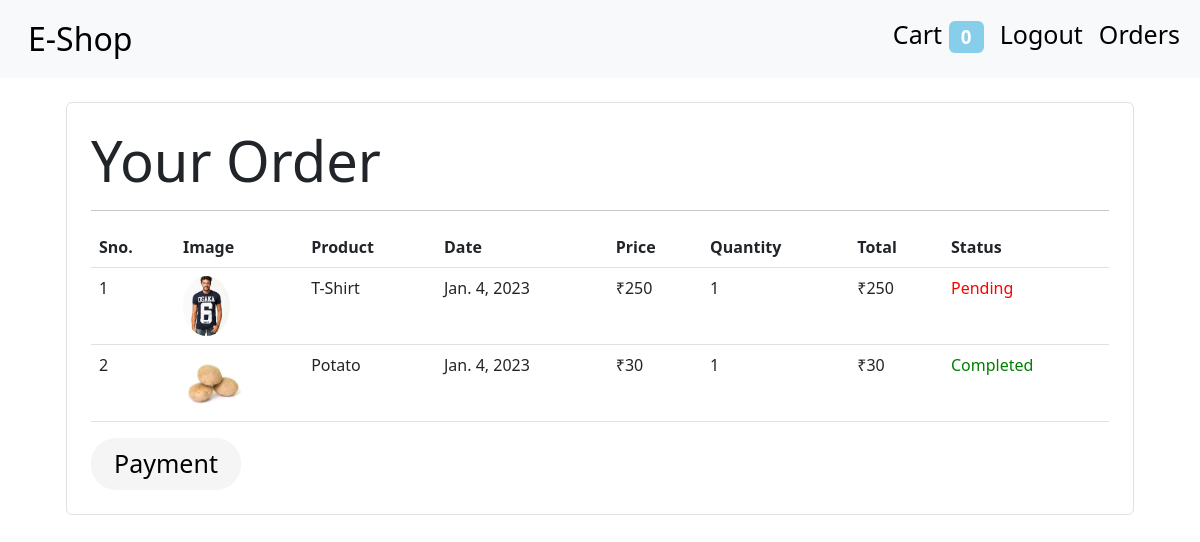
The page /order (signed in) on the database as committed earlier.
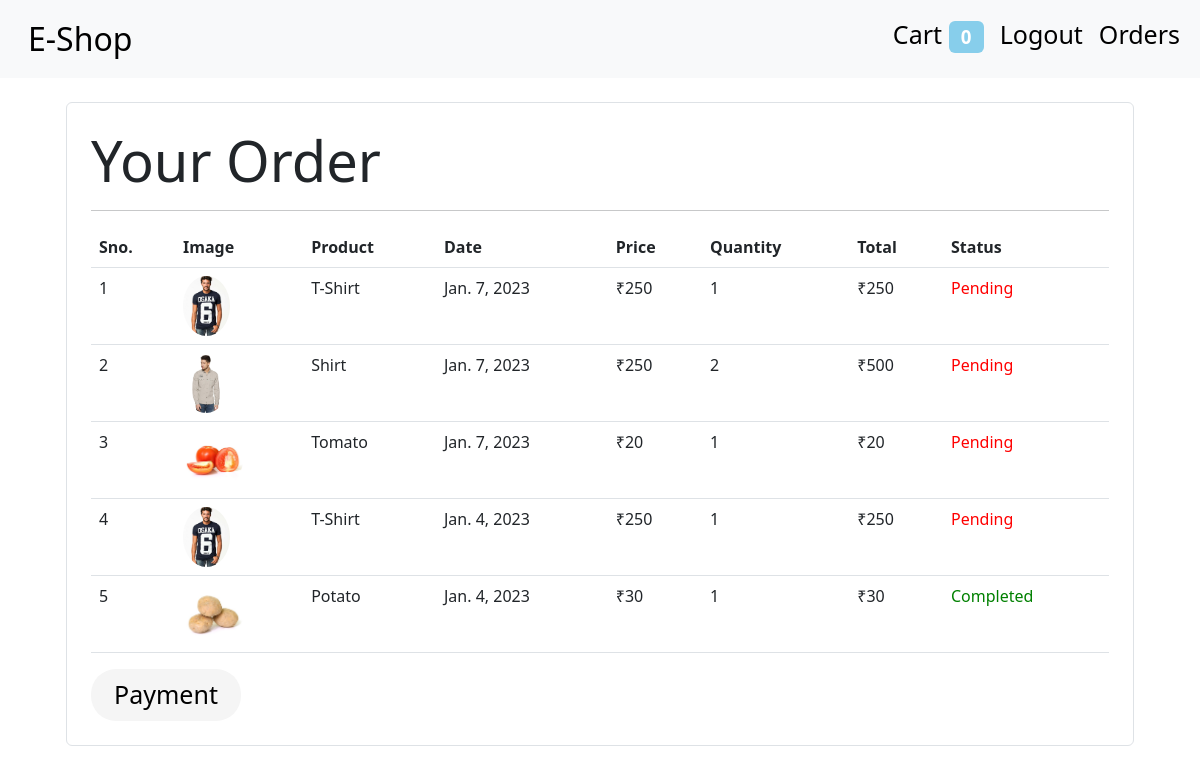
The same page on the database as committed later.
### App/models.py (models this page shows, shortened)
class Order(models.Model):
    product = models.ForeignKey(Product,on_delete=models.CASCADE)
    customer = models.ForeignKey(Customer,on_delete=models.CASCADE)
    quantity = models.IntegerField(default=1)
    price = models.IntegerField()
    address = models.CharField(max_length=50,default='',blank=True)
    phone = models.CharField(max_length=10,default='')
    date = models.DateField(default=datetime.datetime.today)
    status = models.BooleanField(default=False)
    @staticmethod
    def get_orders_by_customer(customer_id):
        return Order.objects.filter(customer = customer_id).order_by('-date')

class Product(models.Model):
    name = models.CharField(max_length=50)
    price = models.IntegerField(default=0)
    cateogry = models.ForeignKey(Cateogry, on_delete=models.CASCADE,default=1)
    description = models.CharField(max_length=200,default='',)
    image = models.ImageField(upload_to = 'products/')

### App/middleware/auth.py (the view)
    def middleware(request):
        print(request.session.get('customer'))
        returnUrl = request.META['PATH_INFO']
        print(request.META['PATH_INFO'])
        if not request.session.get('customer'):
            return redirect(f'login?return_url={returnUrl}')
        response = get_response(request)
        return response

### App/templatetags/filter.py (called while the page is built)
@register.filter(name='currency')
def currency(number):
    return "₹"+str(number)

@register.filter(name='multiply')
def multiply(number , number1):
    return number * number1

### App/views.py (called while the page is built)
    def get(self,request):
        customer = request.session.get('customer')
        orders = Order.get_orders_by_customer(customer)
        print(orders)
        return render(request,'order.html',{'orders' : orders})

### Template/order.html (shortened to what this page needs)
{% include 'base.html' %}
{% block content %}
{% load cart %}
{% load filter %}
<div class="container ">
    <div class="border rounded p-4 m-4">
        <h1 class="display-4 ">Your Order</h1>
        <hr>
        <table class="table">
            <thead>
                <tr>
                    <th>Sno.</th>
                    <th>Image</th>
                    <th>Product</th>
                    <th>Date</th>
                    <th>Price</th>
                    <th>Quantity</th>
                    <th>Total</th>
                    <th>Status</th>
                </tr>
            </thead>
            <tbody>
                {% for order in orders %}
                <tr>
                    <td>{{forloop.counter}}</td>
                    <td><img style="height: 60px;" class="rounded-circle" src="{{order.product.image.url}}" alt=""></td>
                    <td>{{order.product.name}}</td>
                    <td>{{order.date}}</td>
                    <td>{{order.price|currency}}</td>
                    <td>{{order.quantity}}</td>
                    <td>{{order.quantity|multiply:order.price|currency}}</td>
                    {% if order.status %}
                    <td style="color: green;">Completed</td>
                    {%else%}
                    <td style="color: red;">Pending</td>
                    {% endif %}
                </tr>
                {% endfor %}
            </tbody>
        </table>
            <div class="modal-container">
                <a href="/pay">
                    <label for="modal-toggle" class="modal-btn">Payment</label>
                </a>
            </div>
    </div>
</div>
{% endblock %}

### Template/base.html (shortened to what this page needs)
<!doctype html>
<html lang="en">
<head>
    <link rel="stylesheet" href="https://cdn.jsdelivr.net/npm/bootstrap@5.3.0-alpha1/dist/css/bootstrap.rtl.min.css"
>
</head>
<body>
    <nav class="navbar navbar-expand-lg bg-light">
        <div class="container-fluid">
            <a class="navbar-brand" style="font-size: 32px;" href="/">E-Shop</a>
            <div class="collapse navbar-collapse" id="navbarSupportedContent">
                <ul class="navbar-nav me-auto mb-5 mb-lg-2">
                    <li class="nav-item">
                        <a class="nav-link active" style="font-size: 25px;" href="/cart">Cart
                        <span class="badge badge-info" style="background-color: skyblue;">{{request.session.cart.keys|length}}</span></a>
                    </li>
                    {% if request.session.customer %}
                    <li class="nav-item">
                        <a class="nav-link active" style="font-size: 25px;" href="/logout">Logout</a>
                    </li>
                    <li class="nav-item">
                        <a class="nav-link active" style="font-size: 25px;" href="/order">Orders</a>
                    </li>
                    {% endif %}
                </ul>
            </div>
        </div>
    </nav>
</body>
</html>

### Template/order.html (style rules this page uses)
.modal-container .modal-btn { color: black; background: whitesmoke; width: 150px; height: 52px; font-size: 25px; line-height: 50px; text-align: center; cursor: pointer; border-radius: 25px; transition: backgronud 0.3s ease-in; }

Rows that differ between the two databases and show on the page:
added Order: product.image (picture), product.name "T-Shirt", date "Jan. 7, 2023", price "₹250", quantity "1", quantity|multiply "₹250", status "Pending"
added Order: product.image (picture), product.name "Shirt", date "Jan. 7, 2023", price "₹250", quantity "2", quantity|multiply "₹500", status "Pending"
added Order: product.image (picture), product.name "Tomato", date "Jan. 7, 2023", price "₹20", quantity "1", quantity|multiply "₹20", status "Pending"
